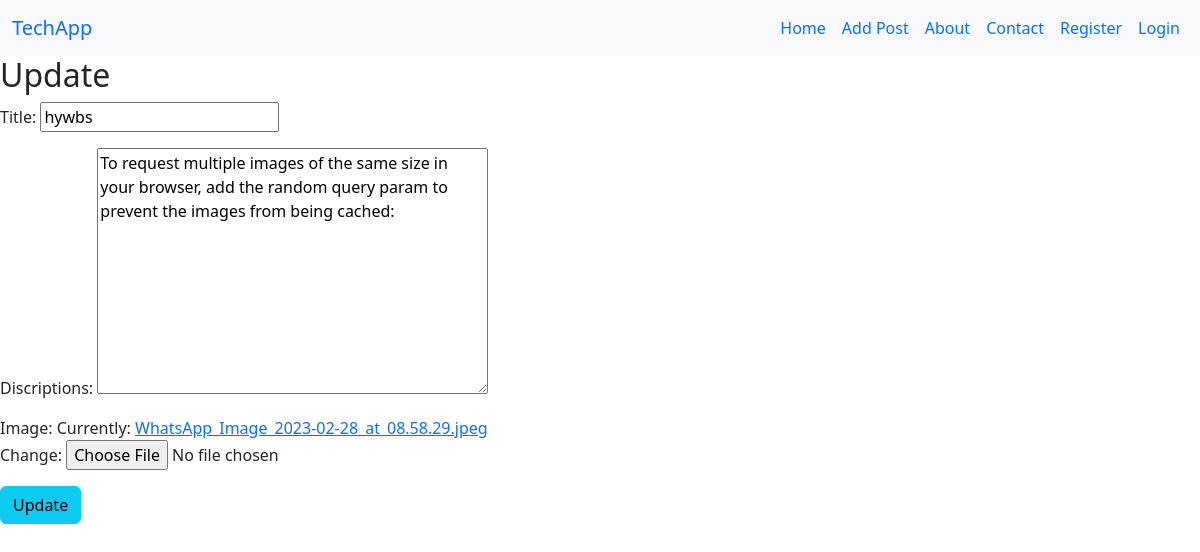
/detail/3/update/, run on the app's committed database.
### techApp/models.py (models this page shows, shortened)
class Post(models.Model):
    title=models.CharField(max_length=100,blank=False,null=False)
    discriptions=models.TextField(blank=False, null=False)
    image = ImageField()

### techApp/views.py (the view)
# urls.py: path('detail/<int:pk>/update/', PostUpdateView.as_view(), name = 'update'),
class PostUpdateView(UpdateView):
    model = Post
    fields = ['title', 'discriptions', 'image']
    template_name = 'update.html'
    success_url = '/'

### template/update.html (shortened to what this page needs)
{% extends "base.html" %}
{% block body %}
<h2>Update</h2>
<form method="post" enctype="multipart/form-data">
    {{form.as_p}}
    <button class="btn btn-info" type="submit">Update</button>
</form>
{% endblock body %}

### data on the page
Post: title "hywbs", discriptions "To request multiple images of the same size in your browser, add the random query param to prevent the images from being cached:"
